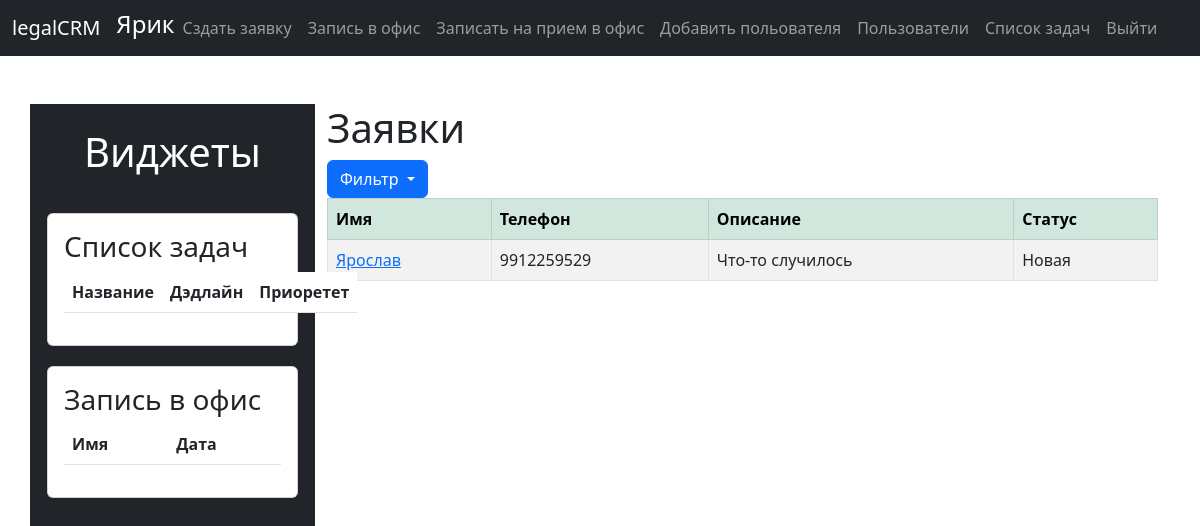
Screenshot of /record/Новая/ (signed in) with the database file from the repository.
### accounts/models.py (models this page shows)
class User(AbstractUser):
    status = models.CharField(max_length=50)

### leads/models.py (models this page shows, shortened)
class Record(models.Model):
    name = models.CharField(max_length=50,default=None, null=True)
    phone = models.CharField(max_length=50, default=None, null=True)
    description  = models.CharField(max_length=500, default=None, null=True)
    status = models.CharField(max_length=50,  default='Новая', null=True)
    created_at = models.DateTimeField(auto_now_add=True)
    employees_KC = models.CharField(max_length=50, default="Не прикреплен")
    employees_UPP = models.CharField(max_length=50,default="Не прикреплен")
    in_work = models.BooleanField(default=False)

### leads/views.py (the view)
# urls.py: path("record/<status>/", views.filter, name='filter'),
def filter(request, status):
    records = Record.objects.all()
    return render(request, "filter.html",
                  {"records": records, "status":status})

### leads/templates/filter.html (shortened to what this page needs)
{% extends "base.html" %}
{% block content %}
{% if user.is_authenticated %}
<div class="row">
    <div class="tasks col-3 ">
        <ul class="tasks__list">
            <br>
            <h1 class="tasks__title" style="color:#fff;     text-align: center;">Виджеты</h1>
            <br>
    <li class="tasks__item"><div class="card" style="width: 25rem">
        <div class="card-body ">
      <h3>Список задач</h3>
            <table class="table myaccordion" id="accordion">
                <thead>
                <tr>
                    <th>Название</th>
                    <th>Дэдлайн</th>
                    <th>Приоретет</th>
                </tr>
                </thead>
            </table>
        </div>
    </div>
            <li class="tasks__item">
                <div class="card" style="width: 25rem">
                    <div class="card-body ">
      <h3>Запись в офис</h3>
    <table class="table myaccordion" id="accordion">
						  <thead>
						    <tr>
						      <th>Имя</th>
						      <th>Дата</th>
						    </tr>
						  </thead>
						</table>
  </div>
</div></li>
    <li class="tasks__item" style="height: 200px;" ></li>
  </ul>
    </div>
    <div class="col">
    <h1>Заявки</h1>
        <button type="button" class="btn btn-primary dropdown-toggle" data-bs-toggle="dropdown" aria-expanded="false">
    Фильтр
  </button>
    <table class="table table-striped table-bordered table-hover">
      <thead class="table-success">
        <tr>
          <th scope="col">Имя</th>
          <th scope="col">Телефон</th>
          <th scope="col">Описание</th>
          <th scope="col">Статус</th>
        </tr>
      </thead>
      <tbody>
        {% if records %}
          {% for record in records %}
        {% if record.status == status %}
        {% if user.status == "Директор КЦ" and record.in_work == 0 or user.status == "Директор КЦ" and record.in_work == 1 or user.status == "Директор ЮПП" and record.in_work == 1 or user.status == "Юрист пирвичник" and record.employees_UPP == user.username or user.status == "Оператор" and record.employees_KC == user.username or user.status == "Менеджер" or user.status == "Администратор"%}
        <tr>
          <td>
              <a href="{% url 'record' record.id %}">{{ record.name }}</a>
          </td>
          <td>
            {{ record.phone }}
          </td>
          <td>
            {{ record.description|slice:"40" }}
          </td>
            {% if record.status == "Новая" %}
            <td>{{ record.status }}</td>
            {% elif record.status == "Брак" %}
            <td style=" background-color:#B39F7A; ">{{ record.status }}</td>
            {% elif record.status == "Недозвон" %}
            <td style=" background-color:#FCE883; ">{{ record.status }}</td>
            {% elif record.status == "Перезвон" %}
            <td style=" background-color:#FF7514;">{{ record.status }}</td>
            {% elif record.status == "Запись" %}
            <td style=" background-color:#77DD77;">{{ record.status }}</td>
            {% elif record.status == "Отказ" %}
            <td style=" background-color:#ff0000;">{{ record.status }}</td>
            {%endif%}
        </tr>
        {% endif %}
        {%endif%}
        {% endfor %}
        {% endif %}
      </tbody>
    </table>
</div>
</div>
        {% endif%}
{% endblock content %}

### leads/templates/navbar.html (shortened to what this page needs)
<nav class="navbar navbar-expand-lg navbar-dark bg-dark">
    <div class="container-fluid">
      <a class="navbar-brand" href="{% url 'home' %}">legalCRM</a>
        <li class="nav-item" style=" display: flex; ">
            <h4 style="color:#fff;">{{ user.username }}</h4>
          </li>
      <div class="collapse navbar-collapse" id="navbarSupportedContent">
        <ul class="navbar-nav me-auto mb-2 mb-lg-0">
          {% if user.is_authenticated %}
          {% if user.status == "Директор КЦ" or user.status == "Администратор" %}
          <li class="nav-item">
            <a class="nav-link"  href="{% url 'add_record'%}">Сздать заявку</a>
          </li>
            <li class="nav-item">
                    <a class="nav-link"  href="{% url 'appointments'%}">Запись в офис</a>
              </li>
            <li class="nav-item">
                    <a class="nav-link"  href="{% url 'add_appointments'%}">Записать на прием в офис</a>
              </li>
          {% endif %}
          {% if user.status == "Администратор"%}
          <li class="nav-item">
              <a class="nav-link"  href="{% url 'reg'%}">Добавить польователя</a>
            </li>
            <li class="nav-item">
                <a class="nav-link"  href="{% url 'employees'%}">Пользователи</a>
            </li>
            <li class="nav-item">
                    <a class="nav-link"  href="{% url 'todolist'%}">Список задач</a>
              </li>
            {% endif %}
            {% else%}
            <li class="nav-item">
              <a class="nav-link"  href="{% url 'home'%}">Login</a>
            </li>
          {% endif %}
            <li class="nav-item">
            <a class="nav-link"  href="{% url 'logout'%}">Выйти</a>
          </li>
        </ul>
      </div>
    </div>
  </nav>

### leads/templates/filter.html (style rules this page uses)
.tasks__list { margin: 0; padding: 0; list-style: none; }
.tasks { background-color: #212529; }
.tasks__item { transition: background-color 0.5s; margin-bottom: 10px; padding: 5px; display: flex; justify-content: center; border-radius: 10px; cursor: move; transition: background-color 0.5s; }

### rows the page displays
User: username "Ярик"
Record: name "Ярослав", phone "9912259529", description "Что-то случилось", status "Новая"
